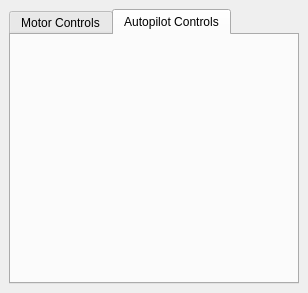
<?xml version="1.0" encoding="UTF-8"?>
<ui version="4.0">
 <class>MotorControls</class>
 <widget class="QDockWidget" name="MotorControls">
  <property name="geometry">
   <rect>
    <x>0</x>
    <y>0</y>
    <width>308</width>
    <height>293</height>
   </rect>
  </property>
  <property name="maximumSize">
   <size>
    <width>524287</width>
    <height>300</height>
   </size>
  </property>
  <property name="features">
   <set>QDockWidget::DockWidgetFloatable|QDockWidget::DockWidgetMovable</set>
  </property>
  <property name="windowTitle">
   <string>Navigation</string>
  </property>
  <widget class="QWidget" name="dockWidgetContents">
   <layout class="QHBoxLayout" name="horizontalLayout">
    <item>
     <widget class="QTabWidget" name="tabWidget">
      <property name="currentIndex">
       <number>1</number>
      </property>
      <widget class="QWidget" name="motorControls">
       <attribute name="title">
        <string>Motor Controls</string>
       </attribute>
       <layout class="QGridLayout" name="gridLayout">
        <item row="0" column="0">
         <layout class="QGridLayout" name="motorControlsLayout"/>
        </item>
       </layout>
      </widget>
      <widget class="QWidget" name="tab_4">
       <attribute name="title">
        <string>Autopilot Controls</string>
       </attribute>
       <layout class="QGridLayout" name="gridLayout_2">
        <item row="0" column="0">
         <layout class="QGridLayout" name="autopilotControlsLayout"/>
        </item>
       </layout>
      </widget>
     </widget>
    </item>
   </layout>
  </widget>
 </widget>
 <resources/>
 <connections/>
</ui>
